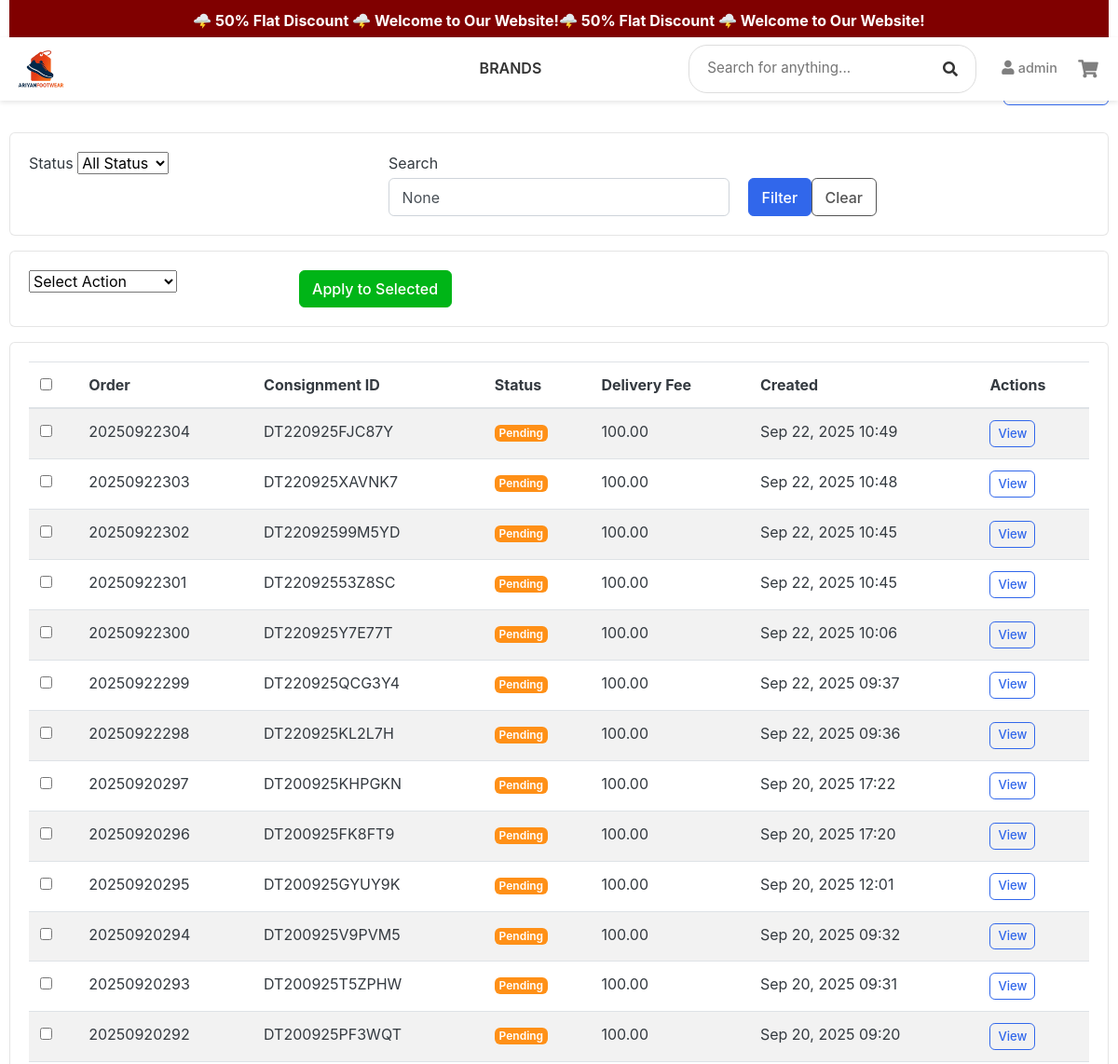
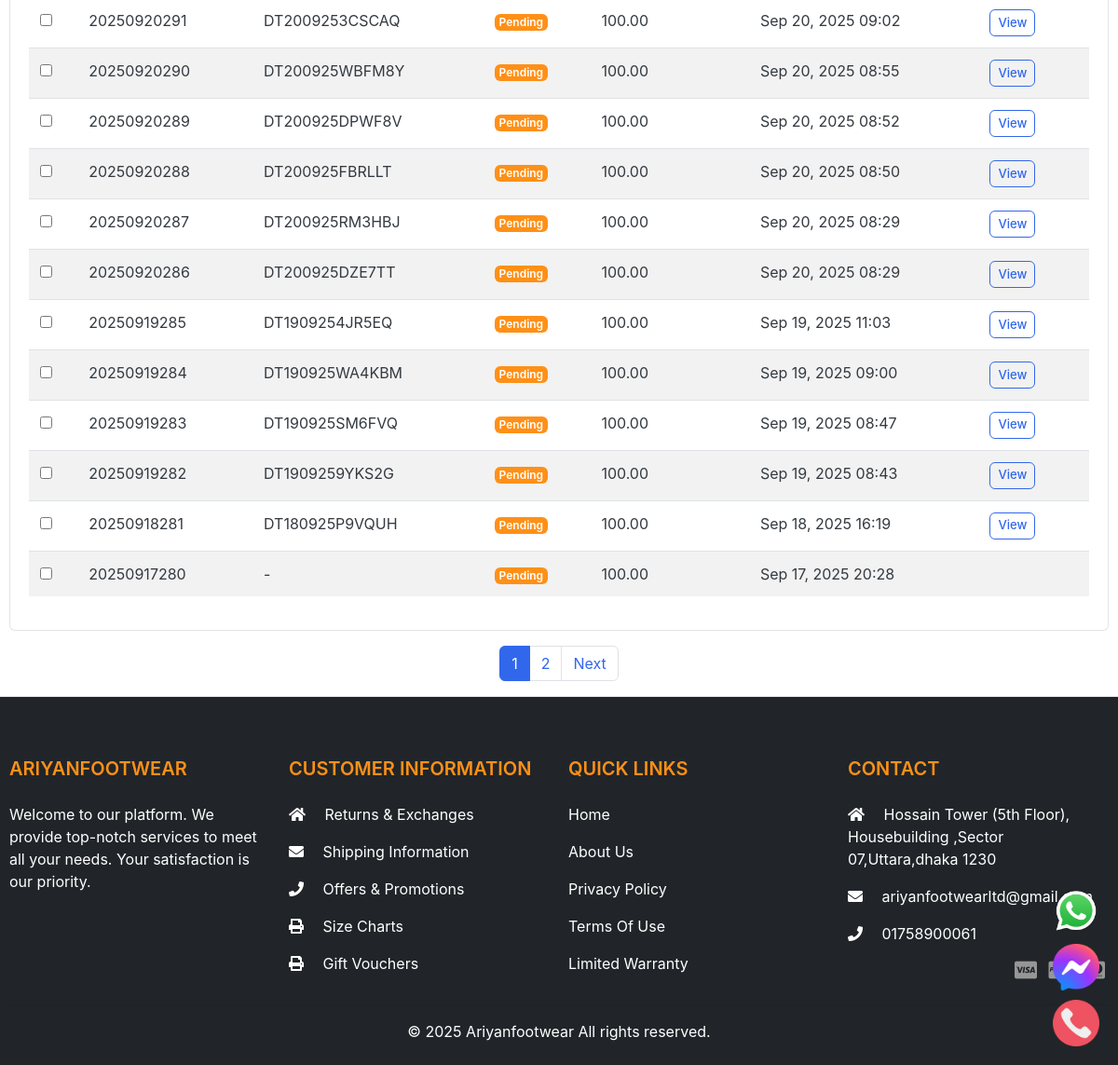
/parcel/list/ (signed in), run on an earlier commit of the app's database (2 pictures, top to bottom).
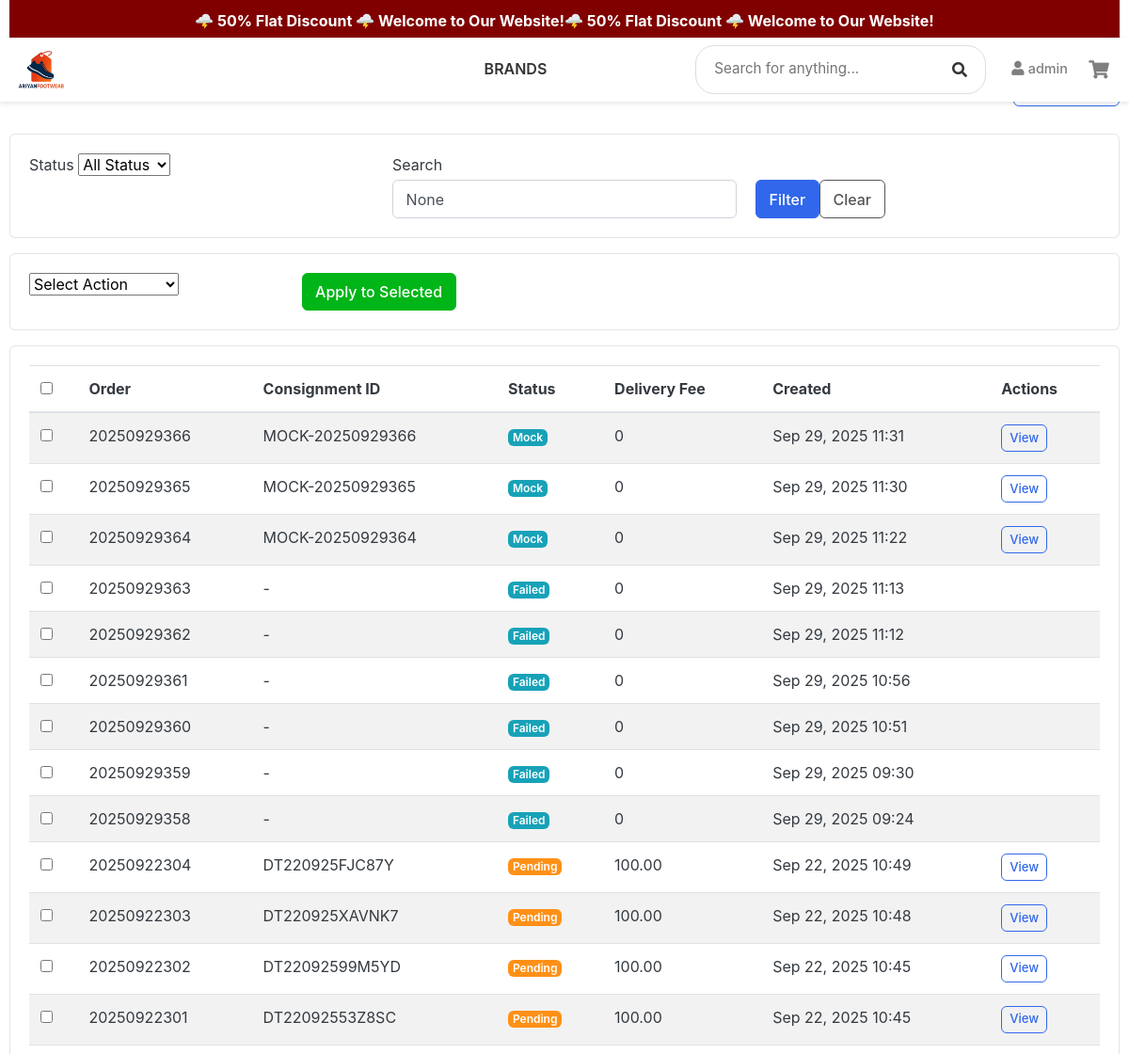
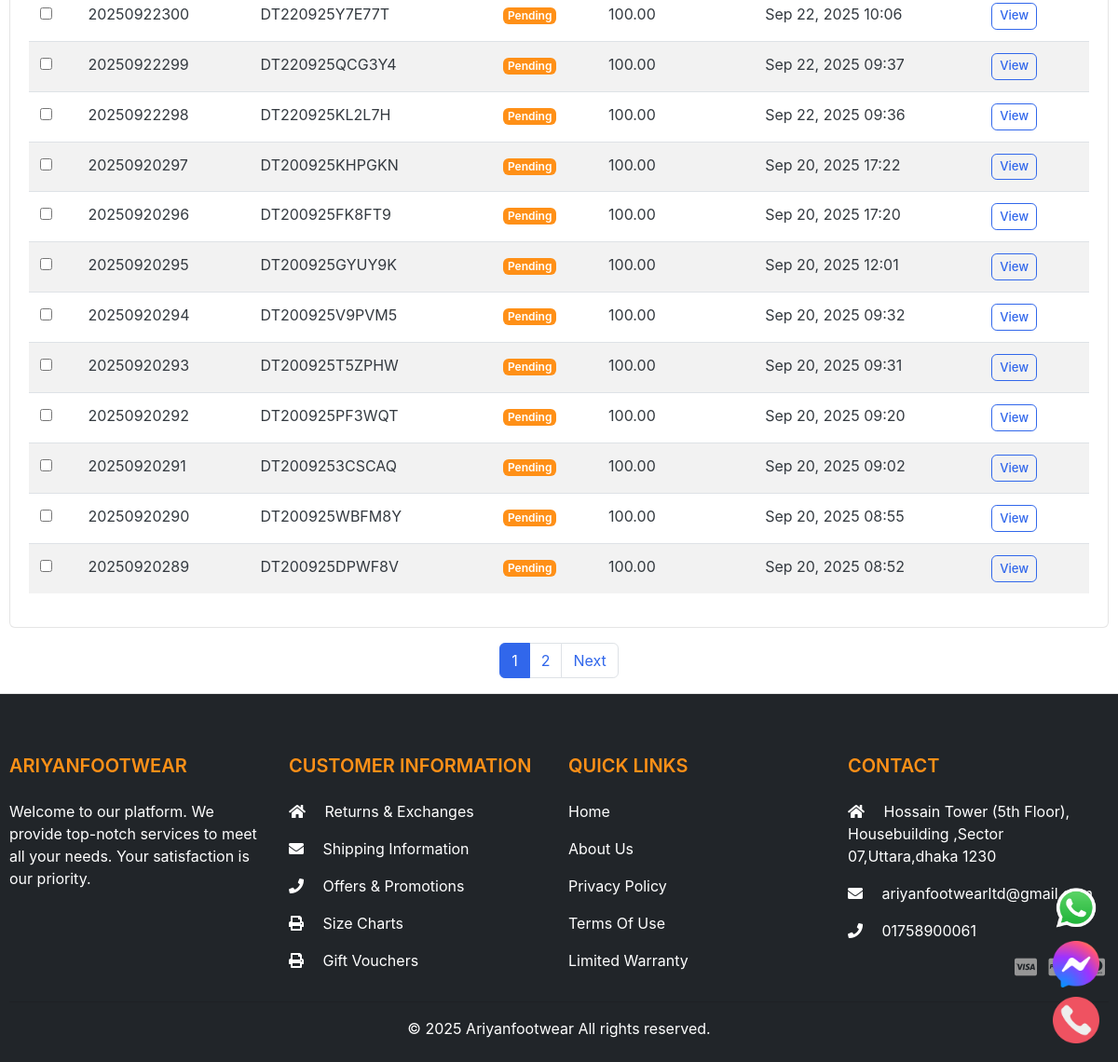
And on a later commit of the database (2 pictures, top to bottom).
### parcel/models.py (models this page shows, shortened)
class PathaoCourier(models.Model):
    order = models.OneToOneField(Order, on_delete=models.CASCADE, related_name='pathao_courier')
    consignment_id = models.CharField(max_length=50, unique=True, null=True, blank=True)
    merchant_order_id = models.CharField(max_length=100, null=True, blank=True)
    delivery_status = models.CharField(max_length=50, default='Pending')
    delivery_fee = models.DecimalField(max_digits=10, decimal_places=2, null=True, blank=True)
    created_at = models.DateTimeField(auto_now_add=True)
    updated_at = models.DateTimeField(auto_now=True)
    class Meta:
        verbose_name = "Pathao Courier"
        verbose_name_plural = "Pathao Couriers"

### orders/models.py (models this page shows, shortened)
class Order(models.Model):
    PAYMENT_METHOD = (
        ('Cash on Delivery', 'Cash on Delivery'),
        ('SSLcommerz', 'SSLcommerz'),
    )
    STATUS = (
        ('New', 'New'),
        ('Accepted', 'Accepted'),
        ('On the way', 'On the way'),
        ('Completed', 'Completed'),
        ('Cancelled', 'Cancelled'),
        ('Shipped', 'Shipped'),
    )
    user = models.ForeignKey(Account, on_delete=models.SET_NULL, null=True)
    payment = models.ForeignKey(Payment, on_delete=models.SET_NULL, blank=True, null=True)
    payment_method = models.CharField(max_length=20, choices=PAYMENT_METHOD, default="Cash on Delivery")
    order_number = models.CharField(max_length=20)
    first_name = models.CharField(max_length=50)
    last_name = models.CharField(max_length=50)
    phone = models.CharField(max_length=15)
    email = models.EmailField(max_length=50)
    address_line_1 = models.CharField(max_length=50)
    address_line_2 = models.CharField(max_length=50)
    order_note = models.CharField(max_length=100, blank=True)
    order_total = models.FloatField()
    discount = models.FloatField()
    status = models.CharField(max_length=10, choices=STATUS, default="New")
    ip = models.CharField(blank=True, max_length=20)
    is_ordered = models.BooleanField(default=False)
    created_at = models.DateTimeField(auto_now_add=True)
    updated_at = models.DateTimeField(auto_now=True)
    pathao_city_id = models.IntegerField(null=True, blank=True)
    pathao_zone_id = models.IntegerField(null=True, blank=True)
    pathao_area_id = models.IntegerField(null=True, blank=True)

### parcel/views.py (the view)
# urls.py: path('list/', views.parcel_list, name='parcel_list'),
@staff_member_required
def parcel_list(request):
    parcels = PathaoCourier.objects.select_related('order').order_by('-created_at')
    status = request.GET.get('status')
    if status:
        parcels = parcels.filter(delivery_status=status)
    search = request.GET.get('search')
    if search:
        parcels = parcels.filter(
            consignment_id__icontains=search
        ) | parcels.filter(
            order__order_number__icontains=search
        )
    paginator = Paginator(parcels, 25)
    page_number = request.GET.get('page')
    page_obj = paginator.get_page(page_number)
    context = {
        'page_obj': page_obj,
        'status_filter': status,
        'search_query': search,
    }
    return render(request, 'parcel/parcel_list.html', context)

### carts/context_processors.py (called while the page is built)
def counter(request):
    cart_count = 0
    if 'admin' in request.path:
        return {}
    else:
        try:
            cart = Cart.objects.filter(cart_id = _cart_id(request))
            if request.user.is_authenticated:
                cart_items = CartItem.objects.all().filter(user=request.user)
            else:
                cart_items = CartItem.objects.all().filter(cart = cart[:1])
            for cart_item in cart_items:
                cart_count += cart_item.quantity
        except Cart.DoesNotExist:
            cart_count = 0
    return dict(cart_count=cart_count)

### carts/views.py (called while the page is built)
def _cart_id(request):
    cart = request.session.session_key
    if not cart:
        cart = request.session.create()
    return cart

### category/context_processors.py (called while the page is built)
def menu_links(request):
    links = Category.objects.all()
    return dict(links = links)

### templates/parcel/parcel_list.html (shortened to what the changed rows need)
{% extends 'base.html' %}
{% load static %}
{% block content %}
<div class="container mt-4">
    <div class="row">
        <div class="col-12">
            <div class="d-flex justify-content-between align-items-center mb-4">
                <h2>Parcel Management</h2>
            </div>
        </div>
    </div>
    <div class="row mb-3">
        <div class="col-12">
            <form method="post" action="{% url 'bulk_parcel_actions' %}">
                <div class="card mt-3">
                    <div class="card-body">
                        <div class="table-responsive">
                            <table class="table table-striped">
                                <thead>
                                    <tr>
                                        <th><input type="checkbox" id="select-all"></th>
                                        <th>Order</th>
                                        <th>Consignment ID</th>
                                        <th>Status</th>
                                        <th>Delivery Fee</th>
                                        <th>Created</th>
                                        <th>Actions</th>
                                    </tr>
                                </thead>
                                <tbody>
                                    {% for parcel in page_obj %}
                                    <tr>
                                        <td><input type="checkbox" name="parcel_ids" value="{{ parcel.id }}"></td>
                                        <td>{{ parcel.order.order_number }}</td>
                                        <td>{{ parcel.consignment_id|default:"-" }}</td>
                                        <td>
                                            <span class="badge
                                                {% if parcel.delivery_status == 'Delivered' %}badge-success
                                                {% elif parcel.delivery_status == 'Pending' %}badge-warning
                                                {% elif parcel.delivery_status == 'Cancelled' %}badge-danger
                                                {% else %}badge-info{% endif %}">
                                                {{ parcel.delivery_status }}
                                            </span>
                                        </td>
                                        <td>{{ parcel.delivery_fee|default:0 }}</td>
                                        <td>{{ parcel.created_at|date:"M d, Y H:i" }}</td>
                                        <td>
                                            {% if parcel.consignment_id %}
                                            <a href="{% url 'parcel_detail' parcel.consignment_id %}" class="btn btn-sm btn-outline-primary">View</a>
                                            {% endif %}
                                        </td>
                                    </tr>
                                    {% empty %}
                                    <tr>
                                        <td colspan="7" class="text-center">No parcels found</td>
                                    </tr>
                                    {% endfor %}
                                </tbody>
                            </table>
                        </div>
                    </div>
                </div>
            </form>
        </div>
    </div>
    {% if page_obj.has_other_pages %}
    <div class="row">
        <div class="col-12">
            <nav aria-label="Parcel pagination">
                <ul class="pagination justify-content-center">
                    {% for num in page_obj.paginator.page_range %}
                    {% if page_obj.number == num %}
                    <li class="page-item active">
                        <a class="page-link" href="#">{{ num }}</a>
                    </li>
                    {% elif num > page_obj.number|add:'-3' and num < page_obj.number|add:'3' %}
                    <li class="page-item">
                        <a class="page-link" href="?page={{ num }}{% if status_filter %}&status={{ status_filter }}{% endif %}{% if search_query %}&search={{ search_query }}{% endif %}">{{ num }}</a>
                    </li>
                    {% endif %}
                    {% endfor %}
                </ul>
            </nav>
        </div>
    </div>
    {% endif %}
</div>
{% endblock %}

What changed in the data, as far as the page shows it:
no longer on this page (row unchanged): PathaoCourier: order.order_number "20250920288", consignment_id "DT200925FBRLLT", delivery_status "Pending", delivery_fee "100.00", created_at "Sep 20, 2025 08:50", shows "View"
no longer on this page (row unchanged): PathaoCourier: order.order_number "20250920287", consignment_id "DT200925RM3HBJ", delivery_status "Pending", delivery_fee "100.00", created_at "Sep 20, 2025 08:29", shows "View"
no longer on this page (row unchanged): PathaoCourier: order.order_number "20250920286", consignment_id "DT200925DZE7TT", delivery_status "Pending", delivery_fee "100.00", created_at "Sep 20, 2025 08:29", shows "View"
no longer on this page (row unchanged): PathaoCourier: order.order_number "20250919285", consignment_id "DT1909254JR5EQ", delivery_status "Pending", delivery_fee "100.00", created_at "Sep 19, 2025 11:03", shows "View"
no longer on this page (row unchanged): PathaoCourier: order.order_number "20250919284", consignment_id "DT190925WA4KBM", delivery_status "Pending", delivery_fee "100.00", created_at "Sep 19, 2025 09:00", shows "View"
no longer on this page (row unchanged): PathaoCourier: order.order_number "20250919283", consignment_id "DT190925SM6FVQ", delivery_status "Pending", delivery_fee "100.00", created_at "Sep 19, 2025 08:47", shows "View"
no longer on this page (row unchanged): PathaoCourier: order.order_number "20250919282", consignment_id "DT1909259YKS2G", delivery_status "Pending", delivery_fee "100.00", created_at "Sep 19, 2025 08:43", shows "View"
no longer on this page (row unchanged): PathaoCourier: order.order_number "20250918281", consignment_id "DT180925P9VQUH", delivery_status "Pending", delivery_fee "100.00", created_at "Sep 18, 2025 16:19", shows "View"
no longer on this page (row unchanged): PathaoCourier: order.order_number "20250917280", consignment_id "-", delivery_status "Pending", delivery_fee "100.00", created_at "Sep 17, 2025 20:28"
added PathaoCourier: order.order_number "20250929366", consignment_id "MOCK-20250929366", delivery_status "Mock", delivery_fee "0", created_at "Sep 29, 2025 11:31", shows "View"
added PathaoCourier: order.order_number "20250929365", consignment_id "MOCK-20250929365", delivery_status "Mock", delivery_fee "0", created_at "Sep 29, 2025 11:30", shows "View"
added PathaoCourier: order.order_number "20250929364", consignment_id "MOCK-20250929364", delivery_status "Mock", delivery_fee "0", created_at "Sep 29, 2025 11:22", shows "View"
added PathaoCourier: order.order_number "20250929363", consignment_id "-", delivery_status "Failed", delivery_fee "0", created_at "Sep 29, 2025 11:13"
added PathaoCourier: order.order_number "20250929362", consignment_id "-", delivery_status "Failed", delivery_fee "0", created_at "Sep 29, 2025 11:12"
added PathaoCourier: order.order_number "20250929361", consignment_id "-", delivery_status "Failed", delivery_fee "0", created_at "Sep 29, 2025 10:56"
added PathaoCourier: order.order_number "20250929360", consignment_id "-", delivery_status "Failed", delivery_fee "0", created_at "Sep 29, 2025 10:51"
added PathaoCourier: order.order_number "20250929359", consignment_id "-", delivery_status "Failed", delivery_fee "0", created_at "Sep 29, 2025 09:30"
added PathaoCourier: order.order_number "20250929358", consignment_id "-", delivery_status "Failed", delivery_fee "0", created_at "Sep 29, 2025 09:24"
